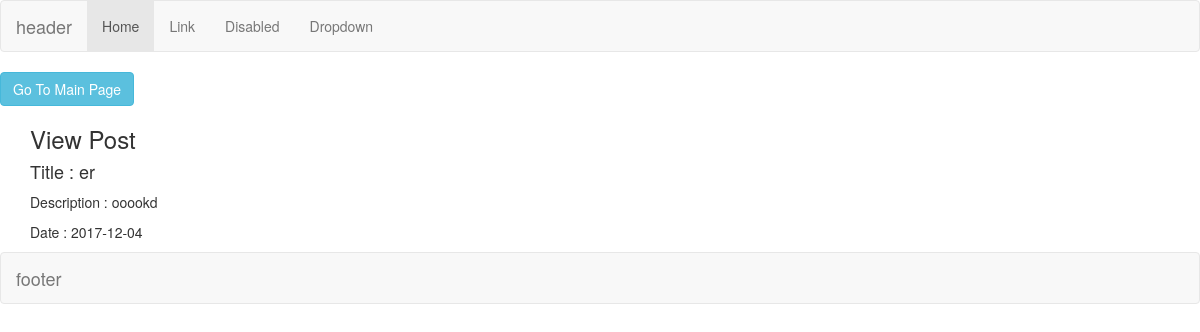
The page /index.php/welcome/view/2 on the database its author committed.
### tables this page shows
CREATE TABLE IF NOT EXISTS `tbl_posts` (
  `id` int(11) NOT NULL,
  `title` text NOT NULL,
  `description` varchar(255) DEFAULT NULL,
  `date_created` date DEFAULT NULL
);

### application/controllers/Welcome.php (called while the page is built, shortened)
<?php
class Welcome extends CI_Controller {
    public function view($id) {
        $this->load->model('queries');
        $post = $this->queries->getSinglePost($id);
        $data['post'] = $post;
        $this->load->view('view', $data);
    }
}

### index.php (called while the page is built, shortened)
<?php
require_once BASEPATH.'core/CodeIgniter.php';

### application/models/queries.php (called while the page is built, shortened)
<?php
class queries extends CI_Model {
    public function getSinglePost($id) {
        $data1 = array('id' => $id);
        $query = $this->db->get_where('tbl_posts',$data1);
        if ($query->num_rows() > 0) {
            return $query->row();
        }
    }
}

### application/views/view.php (the view)
<?php include_once('header.php'); ?>
    <?php echo anchor('welcome','Go To Main Page',['class'=> 'btn btn-info']);?>
    <br>
    <div class="container">
    <h3>View Post</h3>
    <h4>Title : <?php echo $post->title ?></h4>
    <p>Description : <?php echo $post->description ?></p>
    <p>Date : <?php echo $post->date_created ?></p>
    </div>
<?php include_once('footer.php'); ?>

### rows shown on the page
tbl_posts: title "er", description "ooookd", date_created "2017-12-04"

### other values the page prints
anchor('welcome','Go To Main Page',['class'=> 'btn btn-info']) "Go To Main Page"
